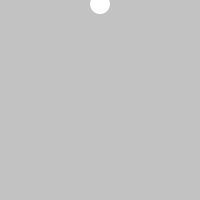
Frame 1 (no input)
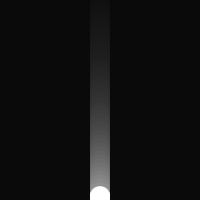
Frame 60 (the mouse pressed at the canvas centre just before this capture)
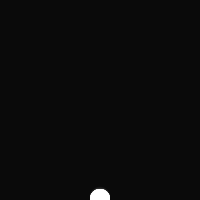
Frame 120 (the mouse held since frame 60 and released just before this capture)

The Processing sketch that drew these frames (run headless with seeded random() and noise(); from frame 60 on, the mouse is pressed at the canvas centre):

// Processing sketch: Lecture_7
// ── Lecture_7.pde


float beginX = 100.0; // initial x-coordinate
float beginY = 00.0; // initial y-coordinate
float endX = 100.0; // final x-coordinate
float endY = 200.0; // final y-coordinate
float distX; // x-axis distance to move
float distY; // y-axis distance to move
float x = 0.0; // current x-coordinate
float y = 0.0; // current y-coordinate
float step = 0.02; // size of each step (0.0 to 1.0);
float pct = 0.0; // percentage traveled (0.0 to 1.0);


void setup() {
    size(200, 200);
    noStroke();
    smooth();
    distX = endX - beginX;
    distY = endY - beginY;
}

void draw() {
  
 
  
    fill(0, 12);
    rect(0, 0, width, height);
    pct += step;
    if (pct < 1.0) {
    x = beginX + pct*distX;
    y = beginY + pct*distY;
    }
    fill(255);
    ellipse(x, y, 20, 20);
    
    println(y);
    if (y > endY -1)
    {
      println("swap");
      float temp = endY;
      endY = beginY;
      beginY = y;
      distX = endX - beginX;
      distY = endY - beginY;
      pct = 0.0;
    }

}
